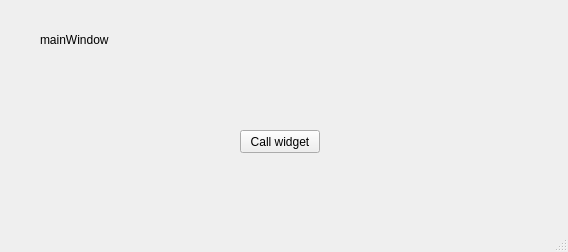
<?xml version="1.0" encoding="UTF-8"?>
<ui version="4.0">
 <class>MainWindow</class>
 <widget class="QMainWindow" name="MainWindow">
  <property name="geometry">
   <rect>
    <x>0</x>
    <y>0</y>
    <width>568</width>
    <height>252</height>
   </rect>
  </property>
  <property name="windowTitle">
   <string>MainWindow</string>
  </property>
  <widget class="QWidget" name="centralwidget">
   <widget class="QPushButton" name="btn_callWidget">
    <property name="geometry">
     <rect>
      <x>240</x>
      <y>130</y>
      <width>80</width>
      <height>23</height>
     </rect>
    </property>
    <property name="text">
     <string>Call widget</string>
    </property>
   </widget>
   <widget class="QLabel" name="lbl_mainWindow">
    <property name="geometry">
     <rect>
      <x>40</x>
      <y>30</y>
      <width>501</width>
      <height>20</height>
     </rect>
    </property>
    <property name="text">
     <string>mainWindow</string>
    </property>
   </widget>
  </widget>
  <widget class="QMenuBar" name="menubar">
   <property name="geometry">
    <rect>
     <x>0</x>
     <y>0</y>
     <width>568</width>
     <height>18</height>
    </rect>
   </property>
  </widget>
  <widget class="QStatusBar" name="statusbar"/>
 </widget>
 <resources/>
 <connections/>
</ui>
